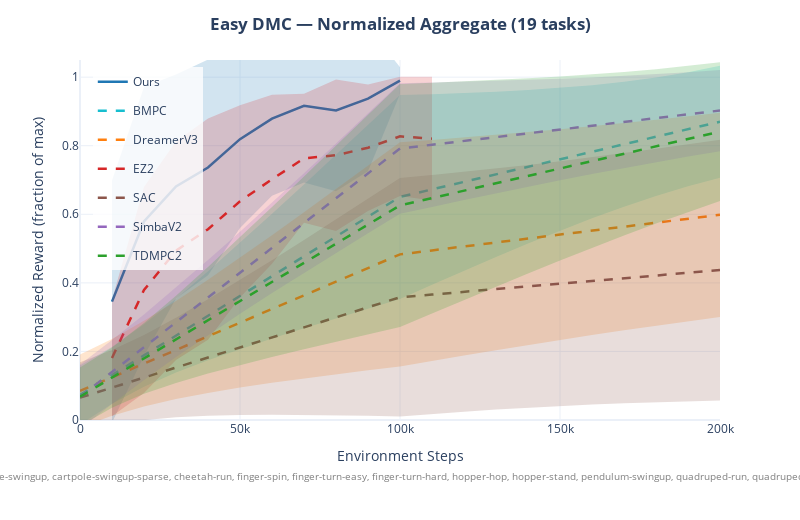
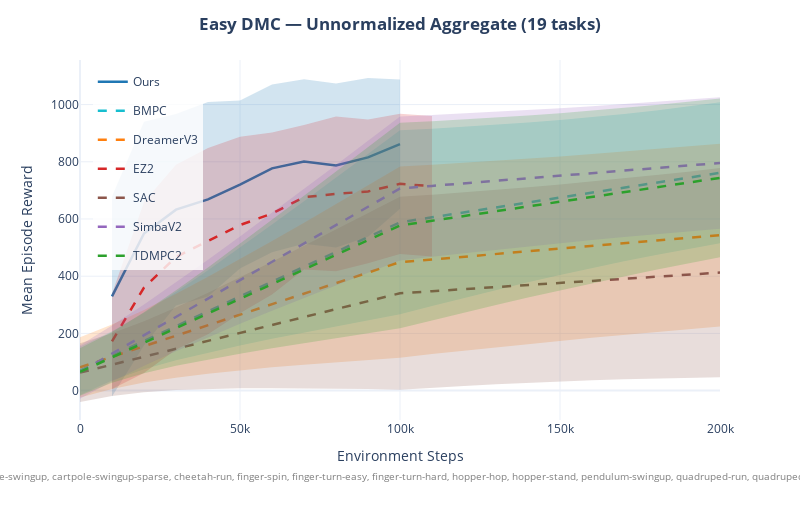
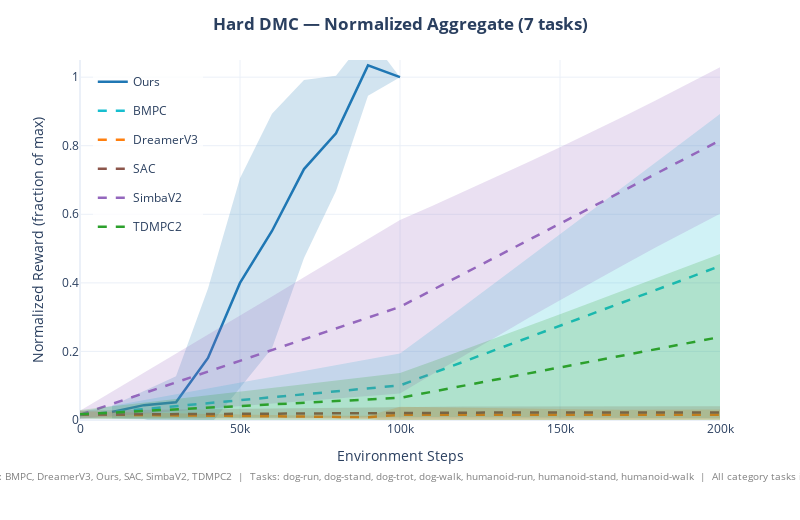

The notebook cell these images were saved under, in order:
### Code cell
def _build_footer(
    methods: list[str] | None = None,
    tasks: list[str] | None = None,
    extra: str | None = None,
) -> str:
    """Build a compact description string for the bottom of a figure."""
    parts: list[str] = []
    if methods:
        parts.append(f"Methods: {', '.join(methods)}")
    if tasks:
        parts.append(f"Tasks: {', '.join(tasks)}")
    if extra:
        parts.append(extra)
    return "  |  ".join(parts)


def _apply_footer(
    fig: go.Figure,
    methods: list[str] | None = None,
    tasks: list[str] | None = None,
    extra: str | None = None,
) -> None:
    """Add a description annotation at the bottom of the figure."""
    text = _build_footer(methods, tasks, extra)
    if not text:
        return
    fig.add_annotation(
        text=text,
        xref="paper", yref="paper",
        x=0.5, y=-0.18,
        showarrow=False,
        font=dict(size=10, color="gray"),
        xanchor="center",
    )
    # Ensure enough bottom margin for the footer
    current_b = fig.layout.margin.b if fig.layout.margin and fig.layout.margin.b else 80
    fig.update_layout(margin=dict(b=max(current_b, 100)))


def plot_normalized_aggregate(
    agg: pd.DataFrame,
    colors: dict[str, str],
    title: str = "Normalized Aggregate Performance",
    subtitle_tasks: list[str] | None = None,
    subtitle_methods: list[str] | None = None,
    subtitle_extra: str | None = None,
) -> go.Figure:
    """Plot normalized aggregate performance."""
    fig = go.Figure()
    stats = agg.rename(columns={"mean_normalized": "mean_reward",
                                 "std_normalized": "std_reward"})
    _add_method_traces(fig, stats, colors, line_width=2.5)
    fig.update_layout(
        title=dict(text=f"<b>{title}</b>", x=0.5),
        xaxis_title="Environment Steps",
        yaxis_title="Normalized Reward (fraction of max)",
        legend=dict(x=0.02, y=0.98, bgcolor="rgba(255,255,255,0.8)"),
        hovermode="x unified",
        template="plotly_white",
        width=800, height=520,
        yaxis=dict(range=[0, 1.05]),
        margin=dict(t=60, b=100),
    )
    _apply_footer(fig, subtitle_methods, subtitle_tasks, subtitle_extra)
    return fig


def plot_unnormalized_aggregate(
    agg: pd.DataFrame,
    colors: dict[str, str],
    title: str = "Unnormalized Aggregate Performance",
    subtitle_tasks: list[str] | None = None,
    subtitle_methods: list[str] | None = None,
    subtitle_extra: str | None = None,
) -> go.Figure:
    """Plot unnormalized (raw reward) aggregate performance."""
    fig = go.Figure()
    _add_method_traces(fig, agg, colors, line_width=2.5)
    fig.update_layout(
        title=dict(text=f"<b>{title}</b>", x=0.5),
        xaxis_title="Environment Steps",
        yaxis_title="Mean Episode Reward",
        legend=dict(x=0.02, y=0.98, bgcolor="rgba(255,255,255,0.8)"),
        hovermode="x unified",
        template="plotly_white",
        width=800, height=520,
        margin=dict(t=60, b=100),
    )
    _apply_footer(fig, subtitle_methods, subtitle_tasks, subtitle_extra)
    return fig


# ------------------------------------------------------------------
# Build per-category aggregates (normalized + unnormalized)
# ------------------------------------------------------------------

# Classify tasks into categories
task_categories: dict[str, list[str]] = {}
for t in our_tasks:
    cat = classify_task(t)
    task_categories.setdefault(cat, []).append(t)

print("Task categories detected:")
for cat, tasks in sorted(task_categories.items()):
    print(f"  {cat} ({len(tasks)}): {tasks}")

# Results dicts: category -> (df, fig)
aggregate_results: dict[str, tuple[pd.DataFrame, go.Figure]] = {}
unnorm_aggregate_results: dict[str, tuple[pd.DataFrame, go.Figure]] = {}

for category, cat_tasks in sorted(task_categories.items()):
    common, relevant_methods = get_common_tasks_for_category(
        all_data, cat_tasks, exclude_methods=None,
    )
    if not common:
        print(f"\n{category}: no common tasks across methods — skipping")
        continue

    dropped = set(cat_tasks) - set(common)
    if dropped:
        print(f"\n{category}: dropped {dropped} (not in all methods)")
    print(f"\n{category}: {len(common)} tasks, methods: {relevant_methods}")

    cat_data = all_data[
        (all_data["task"].isin(common)) & (all_data["method"].isin(relevant_methods))
    ]
    extra = (f"Only tasks common to all methods shown. Dropped: {sorted(dropped)}"
             if dropped else "All category tasks included.")

    # Normalized
    agg = compute_normalized_aggregate(cat_data, eval_step=EVAL_STEP)
    fig = plot_normalized_aggregate(
        agg, COLORS,
        title=f"{category} — Normalized Aggregate ({len(common)} tasks)",
        subtitle_tasks=common, subtitle_methods=relevant_methods,
        subtitle_extra=extra,
    )
    aggregate_results[category] = (agg, fig)
    fig.show()

    # Unnormalized
    uagg = compute_unnormalized_aggregate(cat_data, eval_step=EVAL_STEP)
    ufig = plot_unnormalized_aggregate(
        uagg, COLORS,
        title=f"{category} — Unnormalized Aggregate ({len(common)} tasks)",
        subtitle_tasks=common, subtitle_methods=relevant_methods,
        subtitle_extra=extra,
    )
    unnorm_aggregate_results[category] = (uagg, ufig)
    ufig.show()

# ------------------------------------------------------------------
# Total aggregate (excluding AGGREGATE_EXCLUDE_METHODS)
# ------------------------------------------------------------------
all_cat_tasks = [t for tasks in task_categories.values() for t in tasks]
common_all, total_methods = get_common_tasks_for_category(
    all_data, all_cat_tasks, AGGREGATE_EXCLUDE_METHODS,
)
if common_all:
    mask_all = (
        (all_data["task"].isin(common_all))
        & (all_data["method"].isin(total_methods))
    )
    total_data = all_data[mask_all]
    excluded_str = ", ".join(sorted(AGGREGATE_EXCLUDE_METHODS))
    total_extra = f"Excluded from total: {excluded_str}. Only common tasks across remaining methods."

    # Normalized total
    total_agg = compute_normalized_aggregate(total_data, eval_step=EVAL_STEP)
    total_fig = plot_normalized_aggregate(
        total_agg, COLORS,
        title=f"Total Aggregate ({len(common_all)} tasks, excl. {excluded_str})",
        subtitle_tasks=common_all, subtitle_methods=total_methods,
        subtitle_extra=total_extra,
    )
    aggregate_results["_total"] = (total_agg, total_fig)
    total_fig.show()

    # Unnormalized total
    total_uagg = compute_unnormalized_aggregate(total_data, eval_step=EVAL_STEP)
    total_ufig = plot_unnormalized_aggregate(
        total_uagg, COLORS,
        title=f"Total Aggregate Unnormalized ({len(common_all)} tasks, excl. {excluded_str})",
        subtitle_tasks=common_all, subtitle_methods=total_methods,
        subtitle_extra=total_extra,
    )
    unnorm_aggregate_results["_total"] = (total_uagg, total_ufig)
    total_ufig.show()

    print(f"\nTotal: {len(common_all)} tasks, methods: {total_methods}")
else:
    print("No tasks common to all methods for total aggregate.")

### Figure 1 — Plotly figure (JSON) as saved in the notebook; plotly's stock layout.template omitted (floating-point values rounded to 4 significant figures)
{"data": [{"fill": "toself", "fillcolor": "rgba(31,119,180,0.2)", "hoverinfo": "skip", "legendgroup": "Ours", "line": {"color": "rgba(0,0,0,0)"}, "showlegend": false, "type": "scatter", "x": [10000, 20000, 30000, 40000, 50000, 60000, 70000, 80000, 90000, 100000, 100000, 90000, 80000, 70000, 60000, 50000, 40000, 30000, 20000, 10000], "y": [0.6985, 0.9713, 1.007, 1.051, 1.078, 1.104, 1.14, 1.139, 1.149, 1.028, 0.9508, 0.7252, 0.6675, 0.6927, 0.6538, 0.5603, 0.422, 0.3546, 0.1871, -0.007756]}, {"hovertemplate": "Ours<br>Step: %{x:,}<br>Reward: %{y:.1f}<extra></extra>", "legendgroup": "Ours", "line": {"color": "#1f77b4", "width": 2.5}, "mode": "lines", "name": "Ours", "showlegend": true, "type": "scatter", "x": [10000, 20000, 30000, 40000, 50000, 60000, 70000, 80000, 90000, 100000], "y": [0.3454, 0.5792, 0.681, 0.7366, 0.8191, 0.8791, 0.9163, 0.903, 0.9373, 0.9897]}, {"fill": "toself", "fillcolor": "rgba(23,190,207,0.2)", "hoverinfo": "skip", "legendgroup": "BMPC", "line": {"color": "rgba(0,0,0,0)"}, "showlegend": false, "type": "scatter", "x": [0, 10000, 20000, 30000, 40000, 50000, 60000, 70000, 80000, 90000, 100000, 110000, 120000, 130000, 140000, 150000, 160000, 170000, 180000, 190000, 200000, 200000, 190000, 180000, 170000, 160000, 150000, 140000, 130000, 120000, 110000, 100000, 90000, 80000, 70000, 60000, 50000, 40000, 30000, 20000, 10000, 0], "y": [0.1592, 0.2138, 0.2794, 0.3538, 0.4336, 0.5165, 0.6012, 0.6871, 0.7737, 0.8608, 0.9482, 0.9505, 0.9534, 0.9572, 0.9621, 0.9684, 0.9764, 0.9865, 0.9991, 1.015, 1.033, 0.7067, 0.6816, 0.6533, 0.622, 0.5882, 0.5523, 0.5147, 0.4757, 0.4357, 0.3948, 0.3531, 0.325, 0.2965, 0.2675, 0.2378, 0.2069, 0.1743, 0.1385, 0.09724, 0.04731, -0.01376]}, {"hovertemplate": "BMPC<br>Step: %{x:,}<br>Reward: %{y:.1f}<extra></extra>", "legendgroup": "BMPC", "line": {"color": "#17becf", "dash": "dash", "width": 2.5}, "mode": "lines", "name": "BMPC", "showlegend": true, "type": "scatter", "x": [0, 10000, 20000, 30000, 40000, 50000, 60000, 70000, 80000, 90000, 100000, 110000, 120000, 130000, 140000, 150000, 160000, 170000, 180000, 190000, 200000], "y": [0.07274, 0.1305, 0.1883, 0.2461, 0.3039, 0.3617, 0.4195, 0.4773, 0.5351, 0.5929, 0.6507, 0.6726, 0.6945, 0.7165, 0.7384, 0.7604, 0.7823, 0.8042, 0.8262, 0.8481, 0.87]}, {"fill": "toself", "fillcolor": "rgba(255,127,14,0.2)", "hoverinfo": "skip", "legendgroup": "DreamerV3", "line": {"color": "rgba(0,0,0,0)"}, "showlegend": false, "type": "scatter", "x": [0, 10000, 20000, 30000, 40000, 50000, 60000, 70000, 80000, 90000, 100000, 110000, 120000, 130000, 140000, 150000, 160000, 170000, 180000, 190000, 200000, 200000, 190000, 180000, 170000, 160000, 150000, 140000, 130000, 120000, 110000, 100000, 90000, 80000, 70000, 60000, 50000, 40000, 30000, 20000, 10000, 0], "y": [0.1913, 0.2365, 0.2892, 0.3474, 0.4091, 0.4733, 0.539, 0.6058, 0.6734, 0.7415, 0.81, 0.8169, 0.8241, 0.8317, 0.8397, 0.8481, 0.8569, 0.8661, 0.8757, 0.8857, 0.8962, 0.3007, 0.2881, 0.2751, 0.2617, 0.2478, 0.2335, 0.2188, 0.2037, 0.1882, 0.1724, 0.1562, 0.145, 0.1335, 0.1213, 0.1085, 0.09453, 0.07901, 0.06112, 0.03958, 0.0126, -0.02181]}, {"hovertemplate": "DreamerV3<br>Step: %{x:,}<br>Reward: %{y:.1f}<extra></extra>", "legendgroup": "DreamerV3", "line": {"color": "#ff7f0e", "dash": "dash", "width": 2.5}, "mode": "lines", "name": "DreamerV3", "showlegend": true, "type": "scatter", "x": [0, 10000, 20000, 30000, 40000, 50000, 60000, 70000, 80000, 90000, 100000, 110000, 120000, 130000, 140000, 150000, 160000, 170000, 180000, 190000, 200000], "y": [0.08474, 0.1246, 0.1644, 0.2042, 0.2441, 0.2839, 0.3238, 0.3636, 0.4034, 0.4433, 0.4831, 0.4946, 0.5062, 0.5177, 0.5292, 0.5408, 0.5523, 0.5639, 0.5754, 0.5869, 0.5985]}, {"fill": "toself", "fillcolor": "rgba(214,39,40,0.2)", "hoverinfo": "skip", "legendgroup": "EZ2", "line": {"color": "rgba(0,0,0,0)"}, "showlegend": false, "type": "scatter", "x": [10000, 20000, 30000, 40000, 50000, 60000, 70000, 80000, 90000, 100000, 110000, 110000, 100000, 90000, 80000, 70000, 60000, 50000, 40000, 30000, 20000, 10000], "y": [0.3509, 0.6796, 0.8125, 0.8793, 0.9182, 0.9485, 0.9513, 0.9932, 0.9783, 1.001, 1.001, 0.6403, 0.6535, 0.6099, 0.5511, 0.5751, 0.4557, 0.3576, 0.2338, 0.175, 0.07889, 0.011]}, {"hovertemplate": "EZ2<br>Step: %{x:,}<br>Reward: %{y:.1f}<extra></extra>", "legendgroup": "EZ2", "line": {"color": "#d62728", "dash": "dash", "width": 2.5}, "mode": "lines", "name": "EZ2", "showlegend": true, "type": "scatter", "x": [10000, 20000, 30000, 40000, 50000, 60000, 70000, 80000, 90000, 100000, 110000], "y": [0.1809, 0.3793, 0.4938, 0.5565, 0.6379, 0.7021, 0.7632, 0.7721, 0.7941, 0.8273, 0.8206]}, {"fill": "toself", "fillcolor": "rgba(140,86,75,0.2)", "hoverinfo": "skip", "legendgroup": "SAC", "line": {"color": "rgba(0,0,0,0)"}, "showlegend": false, "type": "scatter", "x": [0, 10000, 20000, 30000, 40000, 50000, 60000, 70000, 80000, 90000, 100000, 110000, 120000, 130000, 140000, 150000, 160000, 170000, 180000, 190000, 200000, 200000, 190000, 180000, 170000, 160000, 150000, 140000, 130000, 120000, 110000, 100000, 90000, 80000, 70000, 60000, 50000, 40000, 30000, 20000, 10000, 0], "y": [0.1688, 0.2039, 0.2478, 0.2979, 0.3519, 0.4083, 0.4662, 0.5253, 0.585, 0.6452, 0.7058, 0.7143, 0.7234, 0.7332, 0.7435, 0.7545, 0.766, 0.7781, 0.7908, 0.804, 0.8177, 0.05677, 0.05462, 0.05197, 0.04879, 0.04506, 0.04076, 0.03588, 0.03039, 0.02429, 0.01757, 0.01022, 0.01223, 0.01388, 0.01502, 0.01544, 0.01484, 0.01267, 0.008056, -0.0004587, -0.01512, -0.03857]}, {"hovertemplate": "SAC<br>Step: %{x:,}<br>Reward: %{y:.1f}<extra></extra>", "legendgroup": "SAC", "line": {"color": "#8c564b", "dash": "dash", "width": 2.5}, "mode": "lines", "name": "SAC", "showlegend": true, "type": "scatter", "x": [0, 10000, 20000, 30000, 40000, 50000, 60000, 70000, 80000, 90000, 100000, 110000, 120000, 130000, 140000, 150000, 160000, 170000, 180000, 190000, 200000], "y": [0.0651, 0.09439, 0.1237, 0.153, 0.1823, 0.2116, 0.2408, 0.2701, 0.2994, 0.3287, 0.358, 0.3659, 0.3739, 0.3818, 0.3897, 0.3976, 0.4055, 0.4135, 0.4214, 0.4293, 0.4372]}, {"fill": "toself", "fillcolor": "rgba(148,103,189,0.2)", "hoverinfo": "skip", "legendgroup": "SimbaV2", "line": {"color": "rgba(0,0,0,0)"}, "showlegend": false, "type": "scatter", "x": [0, 10000, 20000, 30000, 40000, 50000, 60000, 70000, 80000, 90000, 100000, 110000, 120000, 130000, 140000, 150000, 160000, 170000, 180000, 190000, 200000, 200000, 190000, 180000, 170000, 160000, 150000, 140000, 130000, 120000, 110000, 100000, 90000, 80000, 70000, 60000, 50000, 40000, 30000, 20000, 10000, 0], "y": [0.1619, 0.2331, 0.3078, 0.3857, 0.4665, 0.5494, 0.634, 0.7199, 0.8067, 0.8941, 0.9822, 0.9842, 0.9865, 0.9891, 0.9921, 0.9954, 0.9993, 1.004, 1.009, 1.015, 1.021, 0.7842, 0.7686, 0.7522, 0.7351, 0.7173, 0.699, 0.6801, 0.6609, 0.6413, 0.6214, 0.6013, 0.5445, 0.4871, 0.4291, 0.3701, 0.3099, 0.248, 0.1838, 0.117, 0.04684, -0.0268]}, {"hovertemplate": "SimbaV2<br>Step: %{x:,}<br>Reward: %{y:.1f}<extra></extra>", "legendgroup": "SimbaV2", "line": {"color": "#9467bd", "dash": "dash", "width": 2.5}, "mode": "lines", "name": "SimbaV2", "showlegend": true, "type": "scatter", "x": [0, 10000, 20000, 30000, 40000, 50000, 60000, 70000, 80000, 90000, 100000, 110000, 120000, 130000, 140000, 150000, 160000, 170000, 180000, 190000, 200000], "y": [0.06754, 0.14, 0.2124, 0.2848, 0.3572, 0.4296, 0.5021, 0.5745, 0.6469, 0.7193, 0.7917, 0.8028, 0.8139, 0.825, 0.8361, 0.8472, 0.8583, 0.8694, 0.8805, 0.8916, 0.9027]}, {"fill": "toself", "fillcolor": "rgba(44,160,44,0.2)", "hoverinfo": "skip", "legendgroup": "TDMPC2", "line": {"color": "rgba(0,0,0,0)"}, "showlegend": false, "type": "scatter", "x": [0, 10000, 20000, 30000, 40000, 50000, 60000, 70000, 80000, 90000, 100000, 110000, 120000, 130000, 140000, 150000, 160000, 170000, 180000, 190000, 200000, 200000, 190000, 180000, 170000, 160000, 150000, 140000, 130000, 120000, 110000, 100000, 90000, 80000, 70000, 60000, 50000, 40000, 30000, 20000, 10000, 0], "y": [0.1532, 0.2114, 0.2827, 0.3623, 0.4465, 0.5332, 0.6214, 0.7104, 0.8, 0.89, 0.9803, 0.9837, 0.9875, 0.9918, 0.9966, 1.002, 1.008, 1.015, 1.023, 1.033, 1.044, 0.6387, 0.6065, 0.5728, 0.5379, 0.5019, 0.465, 0.4273, 0.389, 0.3502, 0.3109, 0.2713, 0.25, 0.2284, 0.2064, 0.1839, 0.1604, 0.1355, 0.1082, 0.07622, 0.03588, -0.01752]}, {"hovertemplate": "TDMPC2<br>Step: %{x:,}<br>Reward: %{y:.1f}<extra></extra>", "legendgroup": "TDMPC2", "line": {"color": "#2ca02c", "dash": "dash", "width": 2.5}, "mode": "lines", "name": "TDMPC2", "showlegend": true, "type": "scatter", "x": [0, 10000, 20000, 30000, 40000, 50000, 60000, 70000, 80000, 90000, 100000, 110000, 120000, 130000, 140000, 150000, 160000, 170000, 180000, 190000, 200000], "y": [0.06785, 0.1236, 0.1794, 0.2352, 0.291, 0.3468, 0.4026, 0.4584, 0.5142, 0.57, 0.6258, 0.6473, 0.6689, 0.6904, 0.7119, 0.7335, 0.755, 0.7766, 0.7981, 0.8196, 0.8412]}], "layout": {"annotations": [{"font": {"color": "gray", "size": 10}, "showarrow": false, "text": "Methods: BMPC, DreamerV3, EZ2, Ours, SAC, SimbaV2, TDMPC2  |  Tasks: acrobot-swingup, cartpole-balance, cartpole-balance-sparse, cartpole-swingup, cartpole-swingup-sparse, cheetah-run, finger-spin, finger-turn-easy, finger-turn-hard, hopper-hop, hopper-stand, pendulum-swingup, quadruped-run, quadruped-walk, reacher-easy, reacher-hard, walker-run, walker-stand, walker-walk  |  Only tasks common to all methods shown. Dropped: ['fish-swim']", "x": 0.5, "xanchor": "center", "xref": "paper", "y": -0.18, "yref": "paper"}], "height": 520, "hovermode": "x unified", "legend": {"bgcolor": "rgba(255,255,255,0.8)", "x": 0.02, "y": 0.98}, "margin": {"b": 100, "t": 60}, "title": {"text": "<b>Easy DMC — Normalized Aggregate (19 tasks)</b>", "x": 0.5}, "width": 800, "xaxis": {"title": {"text": "Environment Steps"}}, "yaxis": {"range": [0, 1.05], "title": {"text": "Normalized Reward (fraction of max)"}}}}

### Figure 2 — Plotly figure (JSON) as saved in the notebook; plotly's stock layout.template omitted (floating-point values rounded to 4 significant figures)
{"data": [{"fill": "toself", "fillcolor": "rgba(31,119,180,0.2)", "hoverinfo": "skip", "legendgroup": "Ours", "line": {"color": "rgba(0,0,0,0)"}, "showlegend": false, "type": "scatter", "x": [10000, 20000, 30000, 40000, 50000, 60000, 70000, 80000, 90000, 100000, 100000, 90000, 80000, 70000, 60000, 50000, 40000, 30000, 20000, 10000], "y": [678.8, 940.1, 967.4, 1009.0, 1014.0, 1070.0, 1089.0, 1074.0, 1093.0, 1088.0, 635.7, 537.5, 500.5, 513.8, 484.0, 426.9, 328.8, 297.7, 158.6, -20.35]}, {"hovertemplate": "Ours<br>Step: %{x:,}<br>Reward: %{y:.1f}<extra></extra>", "legendgroup": "Ours", "line": {"color": "#1f77b4", "width": 2.5}, "mode": "lines", "name": "Ours", "showlegend": true, "type": "scatter", "x": [10000, 20000, 30000, 40000, 50000, 60000, 70000, 80000, 90000, 100000], "y": [329.2, 549.3, 632.6, 668.7, 720.4, 776.9, 801.2, 787.1, 815.2, 861.7]}, {"fill": "toself", "fillcolor": "rgba(23,190,207,0.2)", "hoverinfo": "skip", "legendgroup": "BMPC", "line": {"color": "rgba(0,0,0,0)"}, "showlegend": false, "type": "scatter", "x": [0, 10000, 20000, 30000, 40000, 50000, 60000, 70000, 80000, 90000, 100000, 110000, 120000, 130000, 140000, 150000, 160000, 170000, 180000, 190000, 200000, 200000, 190000, 180000, 170000, 160000, 150000, 140000, 130000, 120000, 110000, 100000, 90000, 80000, 70000, 60000, 50000, 40000, 30000, 20000, 10000, 0], "y": [154.5, 207.7, 272.2, 344.3, 420.9, 500.0, 580.7, 662.3, 744.5, 827.2, 910.1, 915.7, 921.9, 929.0, 936.9, 945.8, 955.8, 966.9, 979.3, 993.0, 1008.0, 515.0, 495.4, 474.5, 452.2, 428.7, 404.1, 378.4, 351.7, 324.2, 295.8, 266.7, 245.9, 224.8, 203.2, 181.1, 157.9, 133.3, 106.2, 74.51, 35.17, -15.34]}, {"hovertemplate": "BMPC<br>Step: %{x:,}<br>Reward: %{y:.1f}<extra></extra>", "legendgroup": "BMPC", "line": {"color": "#17becf", "dash": "dash", "width": 2.5}, "mode": "lines", "name": "BMPC", "showlegend": true, "type": "scatter", "x": [0, 10000, 20000, 30000, 40000, 50000, 60000, 70000, 80000, 90000, 100000, 110000, 120000, 130000, 140000, 150000, 160000, 170000, 180000, 190000, 200000], "y": [69.56, 121.4, 173.3, 225.2, 277.1, 329.0, 380.9, 432.8, 484.6, 536.5, 588.4, 605.7, 623.0, 640.3, 657.6, 674.9, 692.3, 709.6, 726.9, 744.2, 761.5]}, {"fill": "toself", "fillcolor": "rgba(255,127,14,0.2)", "hoverinfo": "skip", "legendgroup": "DreamerV3", "line": {"color": "rgba(0,0,0,0)"}, "showlegend": false, "type": "scatter", "x": [0, 10000, 20000, 30000, 40000, 50000, 60000, 70000, 80000, 90000, 100000, 110000, 120000, 130000, 140000, 150000, 160000, 170000, 180000, 190000, 200000, 200000, 190000, 180000, 170000, 160000, 150000, 140000, 130000, 120000, 110000, 100000, 90000, 80000, 70000, 60000, 50000, 40000, 30000, 20000, 10000, 0], "y": [186.7, 230.7, 282.0, 338.3, 398.0, 459.8, 523.0, 587.2, 652.1, 717.5, 783.2, 789.7, 796.5, 803.7, 811.1, 818.8, 826.9, 835.3, 844.1, 853.2, 862.6, 224.1, 214.7, 205.0, 194.9, 184.5, 173.8, 162.7, 151.3, 139.6, 127.5, 115.2, 107.4, 99.25, 90.6, 81.27, 70.97, 59.25, 45.36, 28.14, 5.831, -23.68]}, {"hovertemplate": "DreamerV3<br>Step: %{x:,}<br>Reward: %{y:.1f}<extra></extra>", "legendgroup": "DreamerV3", "line": {"color": "#ff7f0e", "dash": "dash", "width": 2.5}, "mode": "lines", "name": "DreamerV3", "showlegend": true, "type": "scatter", "x": [0, 10000, 20000, 30000, 40000, 50000, 60000, 70000, 80000, 90000, 100000, 110000, 120000, 130000, 140000, 150000, 160000, 170000, 180000, 190000, 200000], "y": [81.52, 118.3, 155.1, 191.8, 228.6, 265.4, 302.1, 338.9, 375.7, 412.5, 449.2, 458.6, 468.1, 477.5, 486.9, 496.3, 505.7, 515.1, 524.6, 534.0, 543.4]}, {"fill": "toself", "fillcolor": "rgba(214,39,40,0.2)", "hoverinfo": "skip", "legendgroup": "EZ2", "line": {"color": "rgba(0,0,0,0)"}, "showlegend": false, "type": "scatter", "x": [10000, 20000, 30000, 40000, 50000, 60000, 70000, 80000, 90000, 100000, 110000, 110000, 100000, 90000, 80000, 70000, 60000, 50000, 40000, 30000, 20000, 10000], "y": [338.9, 659.2, 789.7, 848.4, 887.1, 901.9, 929.0, 958.6, 947.5, 968.1, 959.6, 469.2, 477.6, 444.9, 417.1, 423.3, 335.6, 270.5, 196.7, 144.0, 61.19, 5.392]}, {"hovertemplate": "EZ2<br>Step: %{x:,}<br>Reward: %{y:.1f}<extra></extra>", "legendgroup": "EZ2", "line": {"color": "#d62728", "dash": "dash", "width": 2.5}, "mode": "lines", "name": "EZ2", "showlegend": true, "type": "scatter", "x": [10000, 20000, 30000, 40000, 50000, 60000, 70000, 80000, 90000, 100000, 110000], "y": [172.2, 360.2, 466.9, 522.5, 578.8, 618.8, 676.1, 687.8, 696.2, 722.9, 714.4]}, {"fill": "toself", "fillcolor": "rgba(140,86,75,0.2)", "hoverinfo": "skip", "legendgroup": "SAC", "line": {"color": "rgba(0,0,0,0)"}, "showlegend": false, "type": "scatter", "x": [0, 10000, 20000, 30000, 40000, 50000, 60000, 70000, 80000, 90000, 100000, 110000, 120000, 130000, 140000, 150000, 160000, 170000, 180000, 190000, 200000, 200000, 190000, 180000, 170000, 160000, 150000, 140000, 130000, 120000, 110000, 100000, 90000, 80000, 70000, 60000, 50000, 40000, 30000, 20000, 10000, 0], "y": [165.7, 200.3, 242.7, 290.5, 341.8, 395.3, 450.2, 506.2, 562.8, 619.9, 677.3, 684.9, 693.0, 701.8, 711.0, 720.9, 731.2, 742.2, 753.6, 765.5, 777.9, 47.1, 45.04, 42.51, 39.49, 35.95, 31.89, 27.28, 22.12, 16.4, 10.1, 3.226, 5.209, 6.833, 7.971, 8.432, 7.922, 5.966, 1.788, -5.883, -18.98, -39.85]}, {"hovertemplate": "SAC<br>Step: %{x:,}<br>Reward: %{y:.1f}<extra></extra>", "legendgroup": "SAC", "line": {"color": "#8c564b", "dash": "dash", "width": 2.5}, "mode": "lines", "name": "SAC", "showlegend": true, "type": "scatter", "x": [0, 10000, 20000, 30000, 40000, 50000, 60000, 70000, 80000, 90000, 100000, 110000, 120000, 130000, 140000, 150000, 160000, 170000, 180000, 190000, 200000], "y": [62.92, 90.66, 118.4, 146.1, 173.9, 201.6, 229.3, 257.1, 284.8, 312.5, 340.3, 347.5, 354.7, 361.9, 369.2, 376.4, 383.6, 390.8, 398.0, 405.3, 412.5]}, {"fill": "toself", "fillcolor": "rgba(148,103,189,0.2)", "hoverinfo": "skip", "legendgroup": "SimbaV2", "line": {"color": "rgba(0,0,0,0)"}, "showlegend": false, "type": "scatter", "x": [0, 10000, 20000, 30000, 40000, 50000, 60000, 70000, 80000, 90000, 100000, 110000, 120000, 130000, 140000, 150000, 160000, 170000, 180000, 190000, 200000, 200000, 190000, 180000, 170000, 160000, 150000, 140000, 130000, 120000, 110000, 100000, 90000, 80000, 70000, 60000, 50000, 40000, 30000, 20000, 10000, 0], "y": [158.8, 227.3, 300.6, 377.5, 457.0, 538.4, 621.0, 704.6, 788.8, 873.5, 958.5, 963.5, 968.9, 974.6, 980.7, 987.1, 994.0, 1001.0, 1009.0, 1017.0, 1026.0, 566.0, 556.7, 547.1, 537.0, 526.5, 515.5, 504.2, 492.4, 480.3, 467.9, 455.0, 411.8, 368.2, 324.1, 279.3, 233.6, 186.7, 137.9, 86.52, 31.47, -28.31]}, {"hovertemplate": "SimbaV2<br>Step: %{x:,}<br>Reward: %{y:.1f}<extra></extra>", "legendgroup": "SimbaV2", "line": {"color": "#9467bd", "dash": "dash", "width": 2.5}, "mode": "lines", "name": "SimbaV2", "showlegend": true, "type": "scatter", "x": [0, 10000, 20000, 30000, 40000, 50000, 60000, 70000, 80000, 90000, 100000, 110000, 120000, 130000, 140000, 150000, 160000, 170000, 180000, 190000, 200000], "y": [65.26, 129.4, 193.6, 257.7, 321.9, 386.0, 450.2, 514.3, 578.5, 642.6, 706.8, 715.7, 724.6, 733.5, 742.4, 751.3, 760.2, 769.2, 778.1, 787.0, 795.9]}, {"fill": "toself", "fillcolor": "rgba(44,160,44,0.2)", "hoverinfo": "skip", "legendgroup": "TDMPC2", "line": {"color": "rgba(0,0,0,0)"}, "showlegend": false, "type": "scatter", "x": [0, 10000, 20000, 30000, 40000, 50000, 60000, 70000, 80000, 90000, 100000, 110000, 120000, 130000, 140000, 150000, 160000, 170000, 180000, 190000, 200000, 200000, 190000, 180000, 170000, 160000, 150000, 140000, 130000, 120000, 110000, 100000, 90000, 80000, 70000, 60000, 50000, 40000, 30000, 20000, 10000, 0], "y": [148.0, 205.0, 274.1, 350.4, 430.6, 513.0, 596.5, 680.9, 765.7, 850.9, 936.4, 942.0, 948.2, 954.8, 962.1, 970.1, 978.7, 988.1, 998.4, 1009.0, 1022.0, 465.9, 444.6, 422.4, 399.3, 375.4, 350.7, 325.3, 299.3, 272.6, 245.4, 217.7, 200.8, 183.6, 166.0, 148.0, 129.2, 109.1, 86.93, 60.86, 27.57, -17.78]}, {"hovertemplate": "TDMPC2<br>Step: %{x:,}<br>Reward: %{y:.1f}<extra></extra>", "legendgroup": "TDMPC2", "line": {"color": "#2ca02c", "dash": "dash", "width": 2.5}, "mode": "lines", "name": "TDMPC2", "showlegend": true, "type": "scatter", "x": [0, 10000, 20000, 30000, 40000, 50000, 60000, 70000, 80000, 90000, 100000, 110000, 120000, 130000, 140000, 150000, 160000, 170000, 180000, 190000, 200000], "y": [65.1, 116.3, 167.5, 218.7, 269.9, 321.1, 372.3, 423.5, 474.7, 525.8, 577.0, 593.7, 610.4, 627.1, 643.7, 660.4, 677.1, 693.7, 710.4, 727.1, 743.7]}], "layout": {"annotations": [{"font": {"color": "gray", "size": 10}, "showarrow": false, "text": "Methods: BMPC, DreamerV3, EZ2, Ours, SAC, SimbaV2, TDMPC2  |  Tasks: acrobot-swingup, cartpole-balance, cartpole-balance-sparse, cartpole-swingup, cartpole-swingup-sparse, cheetah-run, finger-spin, finger-turn-easy, finger-turn-hard, hopper-hop, hopper-stand, pendulum-swingup, quadruped-run, quadruped-walk, reacher-easy, reacher-hard, walker-run, walker-stand, walker-walk  |  Only tasks common to all methods shown. Dropped: ['fish-swim']", "x": 0.5, "xanchor": "center", "xref": "paper", "y": -0.18, "yref": "paper"}], "height": 520, "hovermode": "x unified", "legend": {"bgcolor": "rgba(255,255,255,0.8)", "x": 0.02, "y": 0.98}, "margin": {"b": 100, "t": 60}, "title": {"text": "<b>Easy DMC — Unnormalized Aggregate (19 tasks)</b>", "x": 0.5}, "width": 800, "xaxis": {"title": {"text": "Environment Steps"}}, "yaxis": {"title": {"text": "Mean Episode Reward"}}}}

### Figure 3 — Plotly figure (JSON) as saved in the notebook; plotly's stock layout.template omitted (floating-point values rounded to 4 significant figures)
{"data": [{"fill": "toself", "fillcolor": "rgba(31,119,180,0.2)", "hoverinfo": "skip", "legendgroup": "Ours", "line": {"color": "rgba(0,0,0,0)"}, "showlegend": false, "type": "scatter", "x": [10000, 20000, 30000, 40000, 50000, 60000, 70000, 80000, 90000, 100000, 100000, 90000, 80000, 70000, 60000, 50000, 40000, 30000, 20000, 10000], "y": [0.0416, 0.0835, 0.1278, 0.3837, 0.7052, 0.893, 0.9914, 1.004, 1.122, 1.0, 1.0, 0.9461, 0.6683, 0.4723, 0.2096, 0.09447, -0.02152, -0.02469, 0.003116, 0.004864]}, {"hovertemplate": "Ours<br>Step: %{x:,}<br>Reward: %{y:.1f}<extra></extra>", "legendgroup": "Ours", "line": {"color": "#1f77b4", "width": 2.5}, "mode": "lines", "name": "Ours", "showlegend": true, "type": "scatter", "x": [10000, 20000, 30000, 40000, 50000, 60000, 70000, 80000, 90000, 100000], "y": [0.02323, 0.04331, 0.05155, 0.1811, 0.3998, 0.5513, 0.7318, 0.8362, 1.034, 1.0]}, {"fill": "toself", "fillcolor": "rgba(23,190,207,0.2)", "hoverinfo": "skip", "legendgroup": "BMPC", "line": {"color": "rgba(0,0,0,0)"}, "showlegend": false, "type": "scatter", "x": [0, 10000, 20000, 30000, 40000, 50000, 60000, 70000, 80000, 90000, 100000, 110000, 120000, 130000, 140000, 150000, 160000, 170000, 180000, 190000, 200000, 200000, 190000, 180000, 170000, 160000, 150000, 140000, 130000, 120000, 110000, 100000, 90000, 80000, 70000, 60000, 50000, 40000, 30000, 20000, 10000, 0], "y": [0.02422, 0.0411, 0.05807, 0.07508, 0.09209, 0.1091, 0.1261, 0.1432, 0.1602, 0.1772, 0.1942, 0.2627, 0.332, 0.4017, 0.4716, 0.5416, 0.6117, 0.6818, 0.752, 0.8223, 0.8925, 0.005327, 0.005975, 0.0066, 0.007195, 0.007749, 0.008244, 0.008656, 0.008939, 0.009008, 0.008688, 0.007546, 0.007281, 0.007017, 0.006751, 0.006484, 0.006215, 0.005942, 0.005664, 0.005375, 0.00506, 0.004652]}, {"hovertemplate": "BMPC<br>Step: %{x:,}<br>Reward: %{y:.1f}<extra></extra>", "legendgroup": "BMPC", "line": {"color": "#17becf", "dash": "dash", "width": 2.5}, "mode": "lines", "name": "BMPC", "showlegend": true, "type": "scatter", "x": [0, 10000, 20000, 30000, 40000, 50000, 60000, 70000, 80000, 90000, 100000, 110000, 120000, 130000, 140000, 150000, 160000, 170000, 180000, 190000, 200000], "y": [0.01443, 0.02308, 0.03173, 0.04037, 0.04902, 0.05766, 0.06631, 0.07495, 0.0836, 0.09224, 0.1009, 0.1357, 0.1705, 0.2053, 0.2401, 0.2749, 0.3097, 0.3445, 0.3793, 0.4141, 0.4489]}, {"fill": "toself", "fillcolor": "rgba(255,127,14,0.2)", "hoverinfo": "skip", "legendgroup": "DreamerV3", "line": {"color": "rgba(0,0,0,0)"}, "showlegend": false, "type": "scatter", "x": [0, 10000, 20000, 30000, 40000, 50000, 60000, 70000, 80000, 90000, 100000, 110000, 120000, 130000, 140000, 150000, 160000, 170000, 180000, 190000, 200000, 200000, 190000, 180000, 170000, 160000, 150000, 140000, 130000, 120000, 110000, 100000, 90000, 80000, 70000, 60000, 50000, 40000, 30000, 20000, 10000, 0], "y": [0.02555, 0.02418, 0.02197, 0.01981, 0.01771, 0.01575, 0.01407, 0.0129, 0.01238, 0.01236, 0.0383, 0.03671, 0.03522, 0.03385, 0.03263, 0.0316, 0.03079, 0.03024, 0.02997, 0.03002, 0.03036, 0.0005316, 0.0008567, 0.0008782, 0.0005943, 2.114e-05, -0.0008111, -0.001866, -0.003104, -0.004494, -0.006004, -0.007612, 0.003981, 0.005687, 0.0069, 0.007459, 0.007507, 0.007279, 0.006915, 0.006478, 0.006, 0.007314]}, {"hovertemplate": "DreamerV3<br>Step: %{x:,}<br>Reward: %{y:.1f}<extra></extra>", "legendgroup": "DreamerV3", "line": {"color": "#ff7f0e", "dash": "dash", "width": 2.5}, "mode": "lines", "name": "DreamerV3", "showlegend": true, "type": "scatter", "x": [0, 10000, 20000, 30000, 40000, 50000, 60000, 70000, 80000, 90000, 100000, 110000, 120000, 130000, 140000, 150000, 160000, 170000, 180000, 190000, 200000], "y": [0.01643, 0.01509, 0.01423, 0.01336, 0.01249, 0.01163, 0.01076, 0.009899, 0.009034, 0.008168, 0.01534, 0.01535, 0.01536, 0.01537, 0.01538, 0.01539, 0.01541, 0.01542, 0.01543, 0.01544, 0.01545]}, {"fill": "toself", "fillcolor": "rgba(140,86,75,0.2)", "hoverinfo": "skip", "legendgroup": "SAC", "line": {"color": "rgba(0,0,0,0)"}, "showlegend": false, "type": "scatter", "x": [0, 10000, 20000, 30000, 40000, 50000, 60000, 70000, 80000, 90000, 100000, 110000, 120000, 130000, 140000, 150000, 160000, 170000, 180000, 190000, 200000, 200000, 190000, 180000, 170000, 160000, 150000, 140000, 130000, 120000, 110000, 100000, 90000, 80000, 70000, 60000, 50000, 40000, 30000, 20000, 10000, 0], "y": [0.02776, 0.02889, 0.03003, 0.03116, 0.03231, 0.03345, 0.0346, 0.03574, 0.03689, 0.03804, 0.0392, 0.03928, 0.03936, 0.03944, 0.03953, 0.03962, 0.03972, 0.03981, 0.03991, 0.04002, 0.04012, 0.003342, 0.003428, 0.00351, 0.00359, 0.003666, 0.00374, 0.003811, 0.003878, 0.003943, 0.004004, 0.004062, 0.00404, 0.004018, 0.003993, 0.003967, 0.003939, 0.003908, 0.003875, 0.003839, 0.0038, 0.003757]}, {"hovertemplate": "SAC<br>Step: %{x:,}<br>Reward: %{y:.1f}<extra></extra>", "legendgroup": "SAC", "line": {"color": "#8c564b", "dash": "dash", "width": 2.5}, "mode": "lines", "name": "SAC", "showlegend": true, "type": "scatter", "x": [0, 10000, 20000, 30000, 40000, 50000, 60000, 70000, 80000, 90000, 100000, 110000, 120000, 130000, 140000, 150000, 160000, 170000, 180000, 190000, 200000], "y": [0.01576, 0.01635, 0.01693, 0.01752, 0.01811, 0.01869, 0.01928, 0.01987, 0.02046, 0.02104, 0.02163, 0.02164, 0.02165, 0.02166, 0.02167, 0.02168, 0.02169, 0.0217, 0.02171, 0.02172, 0.02173]}, {"fill": "toself", "fillcolor": "rgba(148,103,189,0.2)", "hoverinfo": "skip", "legendgroup": "SimbaV2", "line": {"color": "rgba(0,0,0,0)"}, "showlegend": false, "type": "scatter", "x": [0, 10000, 20000, 30000, 40000, 50000, 60000, 70000, 80000, 90000, 100000, 110000, 120000, 130000, 140000, 150000, 160000, 170000, 180000, 190000, 200000, 200000, 190000, 180000, 170000, 160000, 150000, 140000, 130000, 120000, 110000, 100000, 90000, 80000, 70000, 60000, 50000, 40000, 30000, 20000, 10000, 0], "y": [0.0273, 0.08245, 0.138, 0.1936, 0.2492, 0.3049, 0.3605, 0.4161, 0.4718, 0.5274, 0.583, 0.6243, 0.6661, 0.7086, 0.7518, 0.7958, 0.8406, 0.8863, 0.9328, 0.9803, 1.029, 0.6019, 0.5532, 0.5037, 0.4532, 0.4018, 0.3495, 0.2964, 0.2426, 0.188, 0.1328, 0.07693, 0.06966, 0.06238, 0.05511, 0.04783, 0.04055, 0.03327, 0.02598, 0.01867, 0.0113, 0.00354]}, {"hovertemplate": "SimbaV2<br>Step: %{x:,}<br>Reward: %{y:.1f}<extra></extra>", "legendgroup": "SimbaV2", "line": {"color": "#9467bd", "dash": "dash", "width": 2.5}, "mode": "lines", "name": "SimbaV2", "showlegend": true, "type": "scatter", "x": [0, 10000, 20000, 30000, 40000, 50000, 60000, 70000, 80000, 90000, 100000, 110000, 120000, 130000, 140000, 150000, 160000, 170000, 180000, 190000, 200000], "y": [0.01542, 0.04687, 0.07833, 0.1098, 0.1412, 0.1727, 0.2042, 0.2356, 0.2671, 0.2985, 0.33, 0.3785, 0.4271, 0.4756, 0.5241, 0.5726, 0.6212, 0.6697, 0.7182, 0.7668, 0.8153]}, {"fill": "toself", "fillcolor": "rgba(44,160,44,0.2)", "hoverinfo": "skip", "legendgroup": "TDMPC2", "line": {"color": "rgba(0,0,0,0)"}, "showlegend": false, "type": "scatter", "x": [0, 10000, 20000, 30000, 40000, 50000, 60000, 70000, 80000, 90000, 100000, 110000, 120000, 130000, 140000, 150000, 160000, 170000, 180000, 190000, 200000, 200000, 190000, 180000, 170000, 160000, 150000, 140000, 130000, 120000, 110000, 100000, 90000, 80000, 70000, 60000, 50000, 40000, 30000, 20000, 10000, 0], "y": [0.02881, 0.03931, 0.05002, 0.06081, 0.07164, 0.08249, 0.09336, 0.1042, 0.1151, 0.126, 0.1369, 0.1703, 0.2043, 0.2388, 0.2736, 0.3085, 0.3435, 0.3787, 0.4139, 0.4491, 0.4844, -0.0003253, -0.0005028, -0.0007208, -0.0009903, -0.001327, -0.001754, -0.002304, -0.003031, -0.004021, -0.005425, -0.007523, -0.006228, -0.004936, -0.00365, -0.00237, -0.0011, 0.000155, 0.001387, 0.002576, 0.003682, 0.00458]}, {"hovertemplate": "TDMPC2<br>Step: %{x:,}<br>Reward: %{y:.1f}<extra></extra>", "legendgroup": "TDMPC2", "line": {"color": "#2ca02c", "dash": "dash", "width": 2.5}, "mode": "lines", "name": "TDMPC2", "showlegend": true, "type": "scatter", "x": [0, 10000, 20000, 30000, 40000, 50000, 60000, 70000, 80000, 90000, 100000, 110000, 120000, 130000, 140000, 150000, 160000, 170000, 180000, 190000, 200000], "y": [0.0167, 0.0215, 0.0263, 0.0311, 0.0359, 0.0407, 0.0455, 0.05029, 0.05509, 0.05989, 0.06469, 0.08243, 0.1002, 0.1179, 0.1356, 0.1534, 0.1711, 0.1888, 0.2066, 0.2243, 0.242]}], "layout": {"annotations": [{"font": {"color": "gray", "size": 10}, "showarrow": false, "text": "Methods: BMPC, DreamerV3, Ours, SAC, SimbaV2, TDMPC2  |  Tasks: dog-run, dog-stand, dog-trot, dog-walk, humanoid-run, humanoid-stand, humanoid-walk  |  All category tasks included.", "x": 0.5, "xanchor": "center", "xref": "paper", "y": -0.18, "yref": "paper"}], "height": 520, "hovermode": "x unified", "legend": {"bgcolor": "rgba(255,255,255,0.8)", "x": 0.02, "y": 0.98}, "margin": {"b": 100, "t": 60}, "title": {"text": "<b>Hard DMC — Normalized Aggregate (7 tasks)</b>", "x": 0.5}, "width": 800, "xaxis": {"title": {"text": "Environment Steps"}}, "yaxis": {"range": [0, 1.05], "title": {"text": "Normalized Reward (fraction of max)"}}}}
